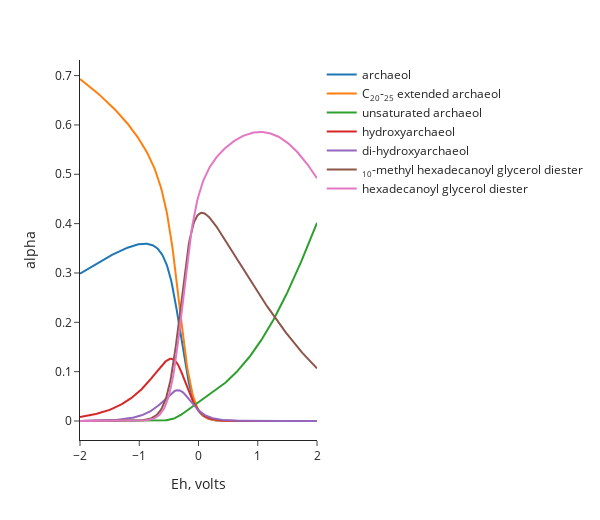

The cell this chart's notebook holds for it:
### Code cell
a = affinity(Eh=[-2, 2], T=25)
_ = diagram(a, alpha=True, interactive=True)

### Figure 1 — Plotly figure (JSON) as saved in the notebook; plotly's stock layout.template omitted (floating-point values rounded to 4 significant figures; data arrays with more than 128 entries replaced by an {"elided": "..."} marker saying what was removed)
{"data": [{"hovertemplate": "variable=archaeol<br>Eh=%{x}<br>alpha=%{y}<extra></extra>", "legendgroup": "archaeol", "line": {"color": "#1F77B4", "dash": "solid"}, "marker": {"symbol": "circle"}, "mode": "lines", "name": "archaeol", "orientation": "v", "showlegend": true, "type": "scatter", "x": {"elided": "256 float values"}, "xaxis": "x", "y": {"elided": "256 float values"}, "yaxis": "y"}, {"hovertemplate": "variable=C<sub>2</sub><sub>0</sub>-<sub>2</sub><sub>5</sub> extended archaeol<br>Eh=%{x}<br>alpha=%{y}<extra></extra>", "legendgroup": "C<sub>2</sub><sub>0</sub>-<sub>2</sub><sub>5</sub> extended archaeol", "line": {"color": "#FF7F0E", "dash": "solid"}, "marker": {"symbol": "circle"}, "mode": "lines", "name": "C<sub>2</sub><sub>0</sub>-<sub>2</sub><sub>5</sub> extended archaeol", "orientation": "v", "showlegend": true, "type": "scatter", "x": {"elided": "256 float values"}, "xaxis": "x", "y": {"elided": "256 float values"}, "yaxis": "y"}, {"hovertemplate": "variable=unsaturated archaeol<br>Eh=%{x}<br>alpha=%{y}<extra></extra>", "legendgroup": "unsaturated archaeol", "line": {"color": "#2CA02C", "dash": "solid"}, "marker": {"symbol": "circle"}, "mode": "lines", "name": "unsaturated archaeol", "orientation": "v", "showlegend": true, "type": "scatter", "x": {"elided": "256 float values"}, "xaxis": "x", "y": {"elided": "256 float values"}, "yaxis": "y"}, {"hovertemplate": "variable=hydroxyarchaeol<br>Eh=%{x}<br>alpha=%{y}<extra></extra>", "legendgroup": "hydroxyarchaeol", "line": {"color": "#D62728", "dash": "solid"}, "marker": {"symbol": "circle"}, "mode": "lines", "name": "hydroxyarchaeol", "orientation": "v", "showlegend": true, "type": "scatter", "x": {"elided": "256 float values"}, "xaxis": "x", "y": {"elided": "256 float values"}, "yaxis": "y"}, {"hovertemplate": "variable=di-hydroxyarchaeol<br>Eh=%{x}<br>alpha=%{y}<extra></extra>", "legendgroup": "di-hydroxyarchaeol", "line": {"color": "#9467BD", "dash": "solid"}, "marker": {"symbol": "circle"}, "mode": "lines", "name": "di-hydroxyarchaeol", "orientation": "v", "showlegend": true, "type": "scatter", "x": {"elided": "256 float values"}, "xaxis": "x", "y": {"elided": "256 float values"}, "yaxis": "y"}, {"hovertemplate": "variable=<sub>1</sub><sub>0</sub>-methyl hexadecanoyl glycerol diester<br>Eh=%{x}<br>alpha=%{y}<extra></extra>", "legendgroup": "<sub>1</sub><sub>0</sub>-methyl hexadecanoyl glycerol diester", "line": {"color": "#8C564B", "dash": "solid"}, "marker": {"symbol": "circle"}, "mode": "lines", "name": "<sub>1</sub><sub>0</sub>-methyl hexadecanoyl glycerol diester", "orientation": "v", "showlegend": true, "type": "scatter", "x": {"elided": "256 float values"}, "xaxis": "x", "y": {"elided": "256 float values"}, "yaxis": "y"}, {"hovertemplate": "variable=hexadecanoyl glycerol diester<br>Eh=%{x}<br>alpha=%{y}<extra></extra>", "legendgroup": "hexadecanoyl glycerol diester", "line": {"color": "#E377C2", "dash": "solid"}, "marker": {"symbol": "circle"}, "mode": "lines", "name": "hexadecanoyl glycerol diester", "orientation": "v", "showlegend": true, "type": "scatter", "x": {"elided": "256 float values"}, "xaxis": "x", "y": {"elided": "256 float values"}, "yaxis": "y"}], "layout": {"height": 520, "legend": {"title": {}, "tracegroupgap": 0}, "margin": {"t": 60}, "width": 600, "xaxis": {"anchor": "y", "autorange": true, "domain": [0, 1], "range": [-2, 2], "title": {"text": "Eh, volts"}, "type": "linear"}, "yaxis": {"anchor": "x", "autorange": true, "domain": [0, 1], "range": [-0.03851, 0.7316], "title": {"text": "alpha"}, "type": "linear"}}}
